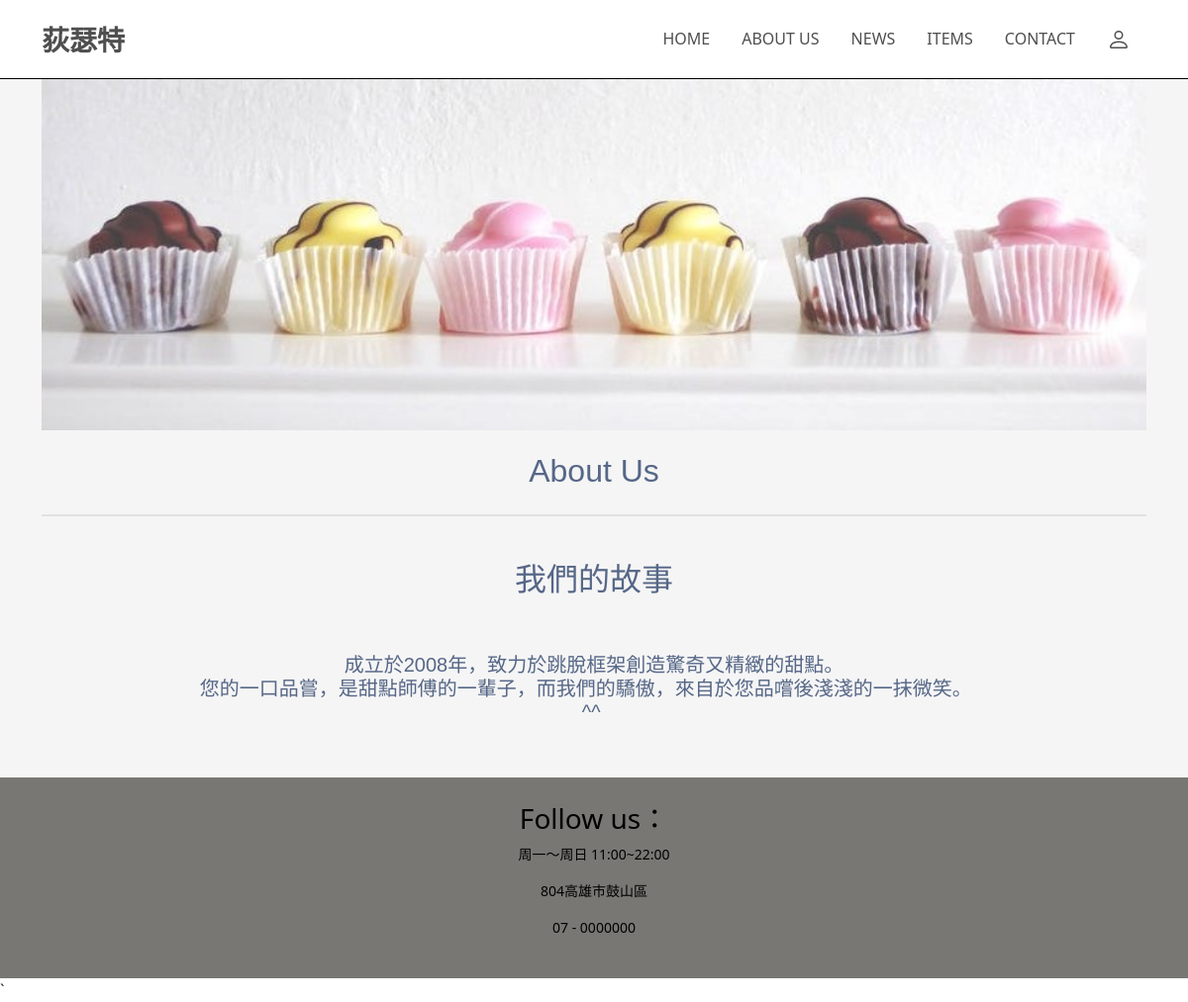
Page /about.php on the committed database.
### tables this page shows
CREATE TABLE `about_content` (
  `about_id` int(11) NOT NULL,
  `about_title` text NOT NULL,
  `about_article` text NOT NULL
);

### about.php (the view, shortened to what this page needs)
<?php  @session_start();
  include('connMysql.php');
  $id = 1;
  $sql = "SELECT * FROM about_content WHERE about_id = '$id'";
  $result = mysqli_query($db_link, $sql);
?>
<!DOCTYPE html>
<html lang="en">
<head>
    <link type='text/css' rel='stylesheet' href="general.css">
    <link href="https://cdn.jsdelivr.net/npm/bootstrap@5.0.0-beta1/dist/css/bootstrap.min.css" rel="stylesheet">
</head>
<body>
  <?php include_once('header.php'); ?>
  <main>
  <?php include_once('banner.php'); ?>
    <div class="container">
      <div class="row">
        <div class="col-md-12">
          <div class="center title">
            <h2>About Us</h2>
            <hr class="short">
            <?php while ($row = mysqli_fetch_array($result)) { ?>
                    <h2 class = "title"><?php echo $row['about_title']; ?></h2><br>
                    <h5 class = "pre-text"><?php echo $row['about_article']; ?></h5><br>
                <?php } ?>
          </div>
        </div>
      </div>
    </div>
  </main>
  <?php include("footer.php"); ?>
</body>
</html>

### general.css (style rules this page uses)
main { background: #fbfbf3; margin: 0px; color: #566787; background: #f5f5f5; font-family: 'Varela Round', sans-serif; }
.center { text-align: center; }

### about.php (style rules this page uses)
.title { padding: 2% 0%; }
.pre-text { white-space: pre-wrap; }
hr.short { width: 100%; border-top: 2px solid darkgray; display: inline-block; }

### rows in the picture
about_content: about_title "我們的故事", about_article "成立於2008年，致力於跳脫框架創造驚奇又精緻的甜點。 您的一口品嘗，是甜點師傅的一輩子，而我們的驕傲，來自於您品嚐後淺淺的一抹微笑。 ^^"
